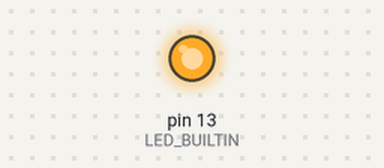
The sketch below on a simulated Arduino Nano, built with avr-gcc and run on an emulated ATmega328P. Shown: output pins drawn as LEDs (lit = HIGH).

Above: at 0.15 s.
At 29.4 s:
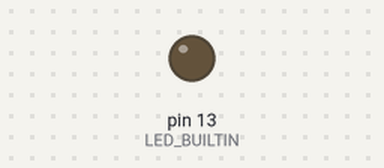
Timing chart, 0 to 32.5 s (numbered marks = the images above):
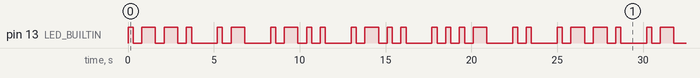

Measured:
- by itself, pin 13 (LED_BUILTIN): moves between LOW and HIGH, repeating every 25.0 s
- by itself, everything shown: repeats every 25.0 s, in 40 steps

The sketch:

blink_LED.ino
```cpp
// BLINK FIRST NAME IN MORSE CODE WITH BUILT-IN LED ON ARDUINO NANO 33 IoT

void setup()
{
  //initialize digital pin LED_BUILTIN as OUTPUT
  pinMode(LED_BUILTIN, OUTPUT);
}

// the loop function runs over and over again forever
void loop()
{
  // My first name = PALLVI
  // (.--.) (.-) (.-..) (.-..) (...-) (..)
  letterP();
  letterA();
  letterL();
  letterL();
  letterV();
  letterI();
  digitalWrite(LED_BUILTIN, LOW);
}

void line()
{
  digitalWrite(LED_BUILTIN, HIGH);   // turn the LED on
  delay(800);                       // wait for half a second
  digitalWrite(LED_BUILTIN, LOW);    // turn the LED off
  delay(500);                       // wait for half a second
}

void dot()
{
  digitalWrite(LED_BUILTIN, HIGH);   // turn the LED on
  delay(300);                       // wait for half a second
  digitalWrite(LED_BUILTIN, LOW);    // turn the LED off
  delay(500);                       // wait for half a second
}

void letterP()  // (.--.)
{
  dot();
  line();
  line();
  dot();
  delay(1000);
}

void letterA()  // (.-)
{
  dot();
  line();
  delay(1000);
}

void letterL()  // (.-..)
{
  dot();
  line();
  dot();
  dot();
  delay(1000);
}

void letterV()  // (...-)
{
  dot();
  dot();
  dot();
  line();
  delay(1000);
}

void letterI() // (..)
{
  dot();
  dot();
  delay(1000);
}
```
